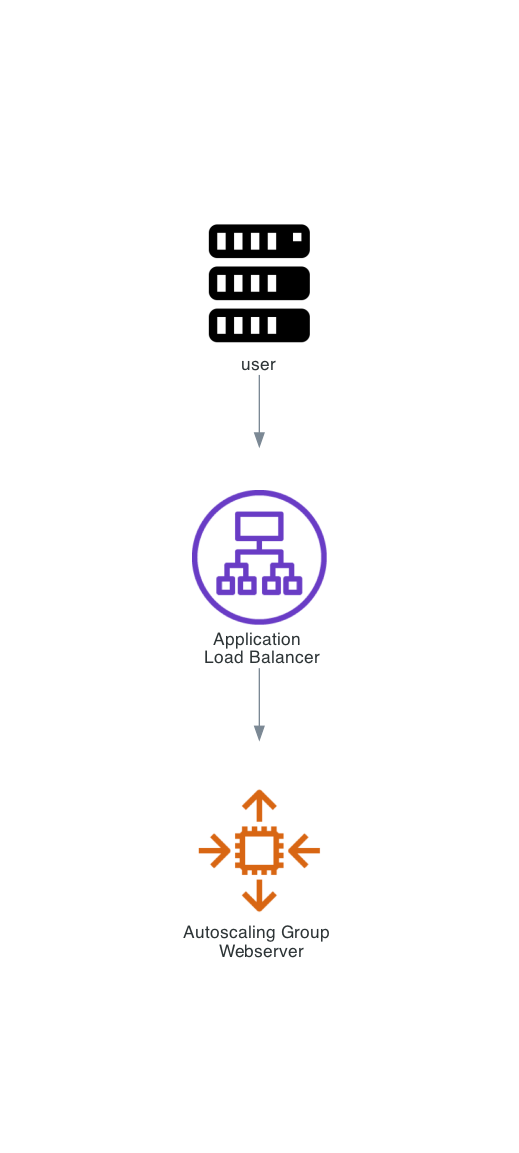

Source code (Python):
from diagrams import Cluster, Diagram, Edge
from diagrams.aws.compute import EC2, EC2AutoScaling
from diagrams.aws.network import VPC, PrivateSubnet, PublicSubnet, InternetGateway, NATGateway, ElbApplicationLoadBalancer
from diagrams.onprem.compute import Server

# Variables
outformat = "png"
filename = "diagram_vpc_asg_simple"
direction = "TB"


with Diagram(
    direction=direction,
    filename=filename,
    outformat=outformat,
) as diag:
    # Non Clustered
    user = Server("user")
    loadbalancer = ElbApplicationLoadBalancer("Application \n Load Balancer")
    ec2_asg_web_server = EC2AutoScaling("Autoscaling Group \n Webserver")
 
    # Diagram
    user >> loadbalancer >> ec2_asg_web_server 


diag
